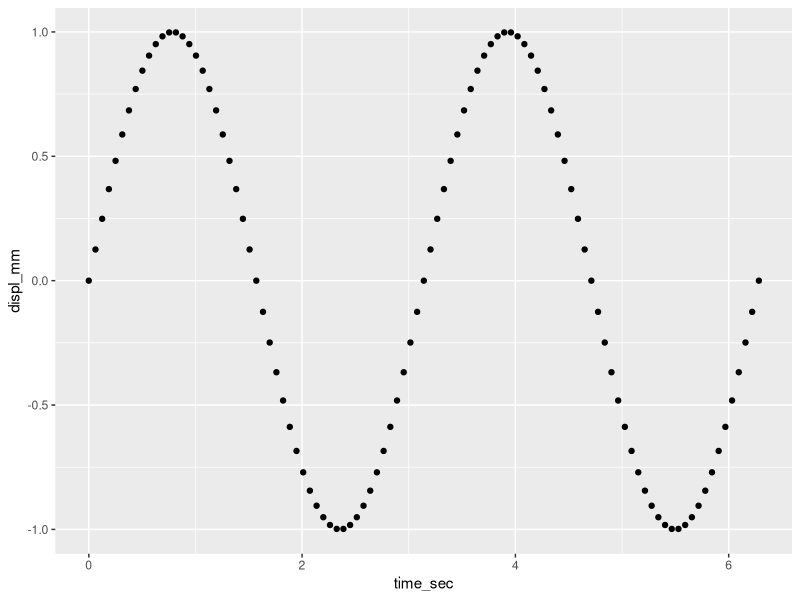

Reproduce this figure in R.
## ---- chunk 1
library(knitr)
opts_knit$set(root.dir = "../")
opts_chunk$set(echo = TRUE, message = FALSE, collapse = TRUE, warning = FALSE, cache = TRUE, cache.path = "tut-03-cache/", fig.path = "tut-03-images/")
## ---- chunk 2
library(ggplot2)

time_sec  <- seq(0, 2*pi, by = pi/50) # sec
freq      <- 2                        # r/s
displ_mm  <- sin(freq * time_sec)     # mm
vibr_data <- data.frame(time_sec, displ_mm)
## ---- chunk 3
# basic scatterplot
f1 <- ggplot(data = vibr_data, aes(x = time_sec, y = displ_mm)) +
	geom_point()

print(f1)
